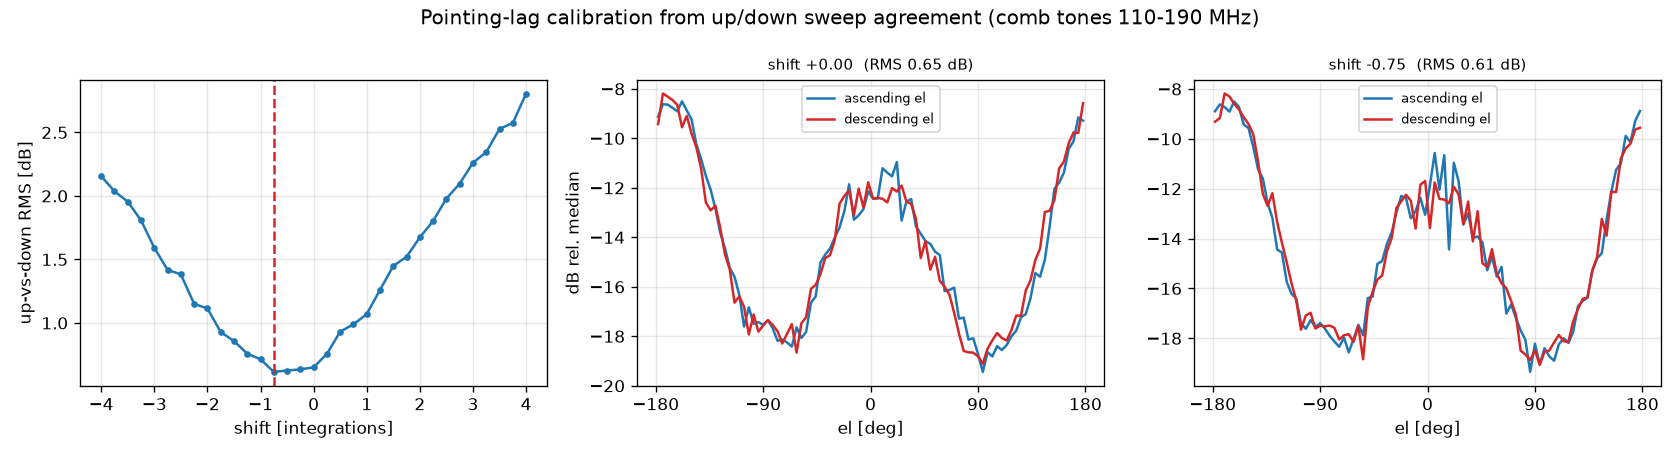

Write Python code to recreate this figure.
"""Fix the up/down sweep striping: the reported motor position lags the true one,
so ascending and descending el sweeps land the same beam feature at different el.
Measure the lag by maximising up/down profile agreement."""
import numpy as np, matplotlib; matplotlib.use("Agg")
import matplotlib.pyplot as plt
from importlib.machinery import SourceFileLoader
C=SourceFileLoader("C","00_common.py").load_module()
z=C.load(); tm,el,az=z["tm"],z["el"],z["az"]
S=np.load("tone_series.npz"); T4,T0,tf=S["T4"],S["T0"],S["freq"]
sel=(tf>=110)&(tf<=190)
y=C.db(np.nanmedian(T4[:,sel],axis=1))-C.db(np.nanmedian(T0[:,sel],axis=1))

vel=np.gradient(el)                                  # deg per integration
up,dn=vel>1.0, vel<-1.0
print(f"ascending {up.sum()}  descending {dn.sum()}  slow/turnaround {(~up&~dn).sum()}")
print(f"|d el| while sweeping: {np.nanmedian(np.abs(vel[up|dn])):.2f} deg/integration")

E=np.arange(-180,181,4.0); Ec=.5*(E[:-1]+E[1:])
def prof(mask,shift):
    e=el+shift*vel                                   # shift in integrations
    idx=np.digitize(e,E)-1
    return np.array([np.nanmedian(y[mask&(idx==j)]) if (mask&(idx==j)).sum()>3 else np.nan
                     for j in range(len(Ec))])
shifts=np.arange(-4,4.01,0.25); rms=[]
for s in shifts:
    a,b=prof(up,s),prof(dn,s); g=np.isfinite(a)&np.isfinite(b)
    rms.append(np.sqrt(np.nanmean((a[g]-b[g])**2)))
rms=np.array(rms); best=shifts[np.argmin(rms)]
print(f"best lag correction: {best:+.2f} integrations = {best*np.nanmedian(np.abs(vel[up|dn])):+.2f} deg")
print(f"up-vs-down RMS mismatch: {rms[np.argmin(np.abs(shifts))]:.2f} dB uncorrected -> {rms.min():.2f} dB corrected")

fig,ax=plt.subplots(1,3,figsize=(14,3.8))
ax[0].plot(shifts,rms,"o-",ms=3); ax[0].axvline(best,c="C3",ls="--")
ax[0].set_xlabel("shift [integrations]"); ax[0].set_ylabel("up-vs-down RMS [dB]"); ax[0].grid(alpha=.3)
for k,s in enumerate([0.0,best]):
    ax[k+1].plot(Ec,prof(up,s),c="C0",label="ascending el")
    ax[k+1].plot(Ec,prof(dn,s),c="C3",label="descending el")
    ax[k+1].set_title(f"shift {s:+.2f}  (RMS {rms[np.argmin(np.abs(shifts-s))]:.2f} dB)",fontsize=9)
    ax[k+1].set_xlabel("el [deg]"); ax[k+1].grid(alpha=.3); ax[k+1].legend(fontsize=8)
    ax[k+1].set_xticks([-180,-90,0,90,180])
ax[1].set_ylabel("dB rel. median")
fig.suptitle("Pointing-lag calibration from up/down sweep agreement (comb tones 110-190 MHz)")
fig.tight_layout(); fig.savefig("07_lag.png",dpi=120)
np.save("best_lag.npy",best); print("saved 07_lag.png")
